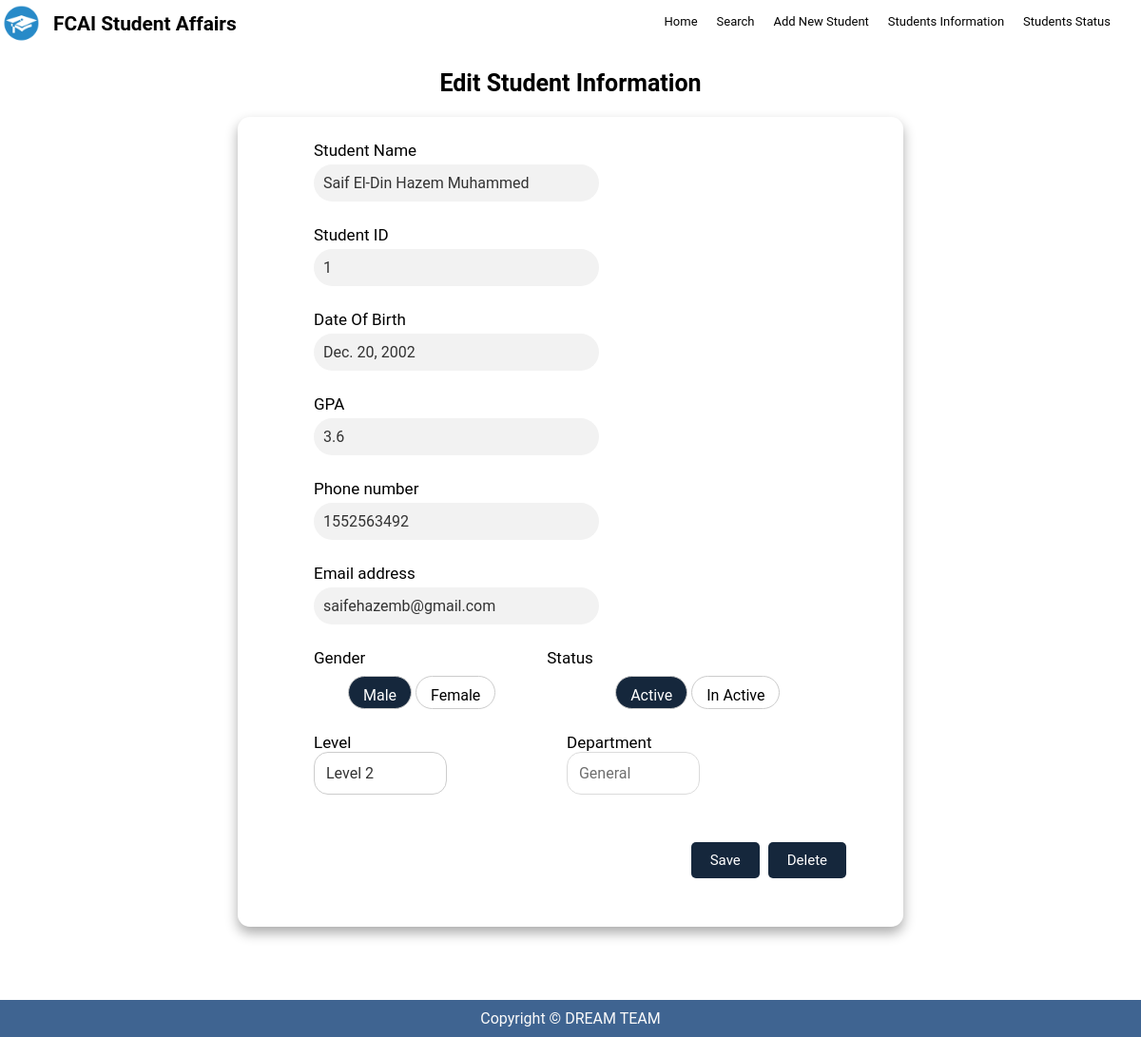
The app's page /update/1/ with its own data.
### students/models.py (models this page shows, shortened)
class Student(models.Model):
    name = models.CharField(max_length=50)
    status = models.CharField(max_length=25, choices=STATUS)
    birthDate = models.DateField()
    gpa = models.FloatField()
    phoneNumber = models.CharField(max_length=11)
    email = models.EmailField()
    gender = models.CharField(max_length=6, choices=GENDER)
    level = models.IntegerField(choices=LEVEL_CHOICES)
    department = models.CharField(max_length=25, choices=DEPARTMENTS)

### students/views.py (the view, shortened to what this page needs)
# urls.py: path('update/<int:id>/', views.studentUpdateByID, name='studentUpdateByID'),
def studentUpdateByID(request, id):
    student = get_object_or_404(Student, id=id)
    context = {'student': student}
    return render(request, 'studentUpdate.html', context)

### students/templates/studentUpdate.html (shortened to what this page needs)
{% extends 'base.html' %}
{%load static %}
{% block body %}
<br />
<br />
<br />
<h1 class="table__header" style="font-size: 25px">Edit Student Information</h1>
<div class="formOverall">
  <form
    action="{% url 'students:studentUpdateByID' student.id %}"
    method="POST"
    id="editform"
  >
    <div class="studentData">
      <div>
        <span class="formName">Student Name</span>
        <input type="text" name="name" disabled value="{{student.name}}" />
      </div>
      <div>
        <span class="formName">Student ID</span>
        <input type="text" name="id" disabled value="{{student.id}}" />
      </div>
      <div>
        <span class="formName">Date Of Birth</span>
        <input type="text" name="date" disabled value="{{student.birthDate}}" />
      </div>
      <div>
        <span class="formName">GPA</span>
        <input
          type="number"
          name="gpa"
          min="0"
          max="4"
          step="0.01"
          value="{{student.gpa}}"
        />
      </div>
      <div>
        <span class="formName">Phone number</span>
        <input
          type="text"
          name="mobile"
          minlength="11"
          maxlength="11"
          value="{{student.phoneNumber}}"
        />
      </div>
      <div>
        <span class="formName">Email address</span>
        <input id="Email" name="Email" type="text" value="{{student.email}}" />
      </div>
      <div class="radioAll">
        <span class="formName">Gender</span>
        <label>Male</label>
        <label>Female</label>
      </div>
      <div class="radioAll">
        <span class="formName">Status</span>
        <label>Active</label>
        <label>In Active</label>      </div>
      <div>
        <span class="formName">Level</span>
        <select name="level" >
          <option value=2 {% if student.level == 2 %}selected{% endif %}>Level 2</option>
        </select>
      </div>
      <div id="department">
        <span class="formName">Department</span>
        <select disabled name="department" required>
          <option value="G" {% if student.department == "Gen" %}selected{% endif %}>General</option>
        </select>
      </div>
    </div>
    <div class="smallBtnArea2">
      <input type="submit" value="Save" class="Btn2" />
      <a href = "{% url 'students:delete' student.id%}">
          <input type="button" value="Delete" class="Btn">
      </a>
    </div>
  </form>
</div>
<br /><br /><br />
{% endblock body %}

### static/css/style.css (style rules this page uses)
* { margin: 0; padding: 0; box-sizing: border-box; font-family: "Google Sans", Roboto, Arial, sans-serif; text-decoration: none; }
body { min-height: 100vh; display: flex; flex-direction: column; background-image: url(https://i.pinimg.com/564x/b7/5f/71/b75f71b1195835a27b73673852c36546.jpg); }
.table__header { text-align: center; width: 100%; height: 15%; font-size: 1.2rem; padding: 1rem 1rem; justify-content: space-between; align-items: center; }
.Btn { margin-right: 5px; background-color: #15273c; color: #fff; border: none; padding: 10px 20px; font-size: 15px; border-radius: 5px; }
.formOverall div { padding: 0 25px 25px 25px; display: inline-block; }
.formName, .radiogomaa { display: block; font-size: 17px; text-align: left; }
.formOverall { width: 82vw; height: 80vh; background-color: #fff5; backdrop-filter: blur(7px); box-shadow: 0 0.4rem 0.8rem #0005; border-radius: 0.8rem; overflow: hidden; margin-top: 5px; margin-bottom: 20px; margin-left: auto; margin-right: auto; max-width: 700px; width: 100%; background: white; padding: 25px 30px; overflow: auto; justify-content: space-between; align-items: center; }
.formOverall .studentData input { font-size: 17px; margin-top: 5px; border: none; border-radius: 20px; background-color: #f2f2f2; padding: 10px; font-size: 16px; color: #333; outline: none; width: 300px; }
.formOverall input::placeholder { color: #999; }
#editform { justify-content: space-between; }
.radioAll label { display: inline-block; padding: 10px 15px; border: 1px solid #ccc; border-radius: 20px; cursor: pointer; height: 35px; justify-content: center; }
.radioAll input[type="radio"]:checked + label { display: inline-block; background-color: #15273c; color: #fff; height: 35px; }
.formOverall select { display: inline; padding: 12px; font-size: 16px; border: 1px solid #ccc; border-radius: 15px; box-shadow: none; background-color: #fff; color: #333; width: 140px; -webkit-appearance: none; -moz-appearance: none; appearance: none; }
.formOverall select::after { content: "\25BC"; position: absolute; top: 50%; right: 12px; transform: translateY(-50%); color: #333; pointer-events: none; }
#department { margin-left: 72px; }
.smallBtnArea2 { bottom: 1rem; right: 1rem; margin-left: auto; margin-right: auto; display: inline; justify-content: center; align-items: center; float: right; }
.Btn2 { margin-right: 5px; background-color: #15273c; color: #fff; border: none; padding: 10px 20px; font-size: 15px; border-radius: 5px; }

### records on screen
Student: name "Saif El-Din Hazem Muhammed", id "1", date "Dec. 20, 2002", gpa "3.6", mobile "1552563492", Email "saifehazemb@gmail.com", level "Level 2", department "General"
